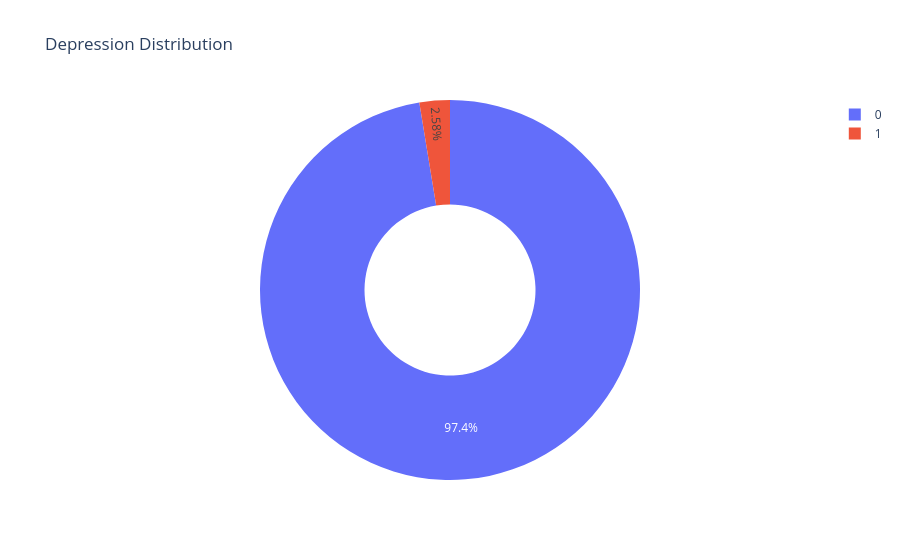

Notebook source saved alongside this figure:
### Code cell
fig = px.pie(
    df,
    names="depression_label",
    hole=0.45,
    title="Depression Distribution"
)
fig.show()

### Figure 1 — Plotly figure (JSON) as saved in the notebook; plotly's stock layout.template omitted (floating-point values rounded to 4 significant figures; data arrays with more than 128 entries replaced by an {"elided": "..."} marker saying what was removed)
{"data": [{"domain": {"x": [0, 1], "y": [0, 1]}, "hole": 0.45, "hovertemplate": "depression_label=%{label}<extra></extra>", "labels": {"elided": "1200 int values"}, "legendgroup": "", "name": "", "showlegend": true, "type": "pie"}], "layout": {"legend": {"tracegroupgap": 0}, "title": {"text": "Depression Distribution"}}}
